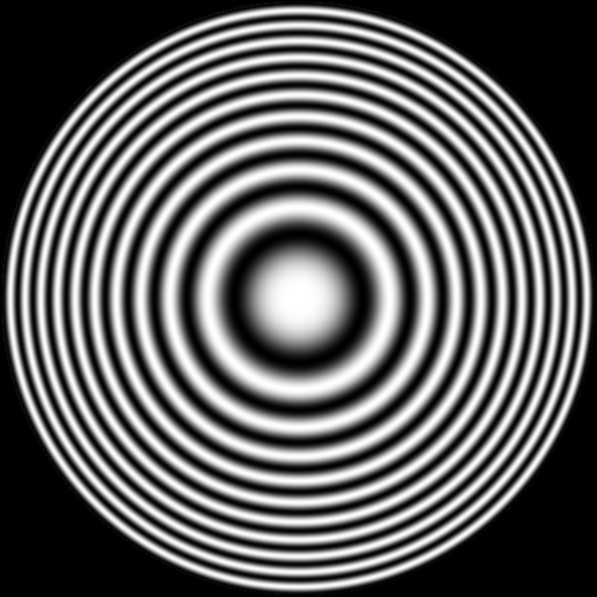
%> input picture Spatial and frequency domain filtering/zoneplate.tif, 597 x 597 px
$ octave spatialDomainFilteringMethods.m   (GNU Octave 9; MATLAB toolbox functions it lacks are replaced by stand-ins)
%> lines starting %> are read from the running program, lines starting %| are printed output that depends on the picture
clear all; clc;

%% Spatial Domain Filtering Methods
% read the image
zoneplate = imread("zoneplate.tif");
%> zoneplate is the input picture: size 597x597 uint8; min 0, max 255, mean 98.1

%% Step1: convert the image to double
image = double(zoneplate);

%% Step2: Create filter in spatial domain
disk_filter = 1/300 * fspecial('disk',9);
laplacian_filter = 1/50 * fspecial('laplacian');

band_low_filter = 1/250 * fspecial('disk', 3);
band_high_filter = 9 * fspecial('laplacian');
%% Step3:Apply the filter to the image
disk = imfilter(image, disk_filter, 'replicate', 'conv');
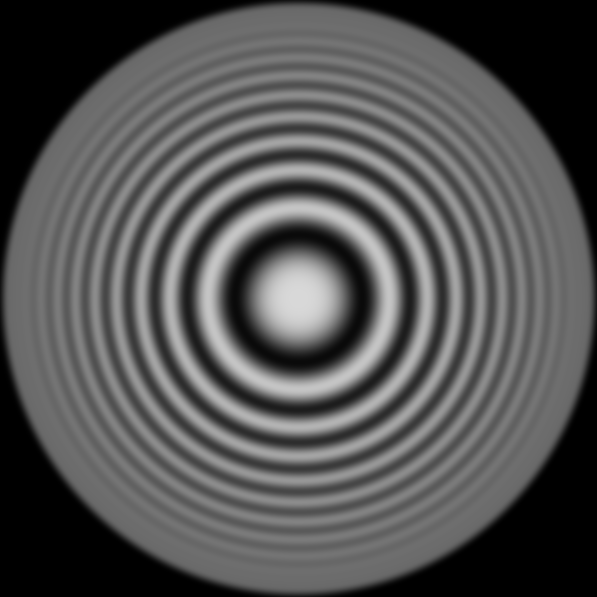
%> disk: size 597x597 double; min 0, max 0.85, mean 0.327
laplacian = imfilter(image, laplacian_filter, 'replicate', 'conv');
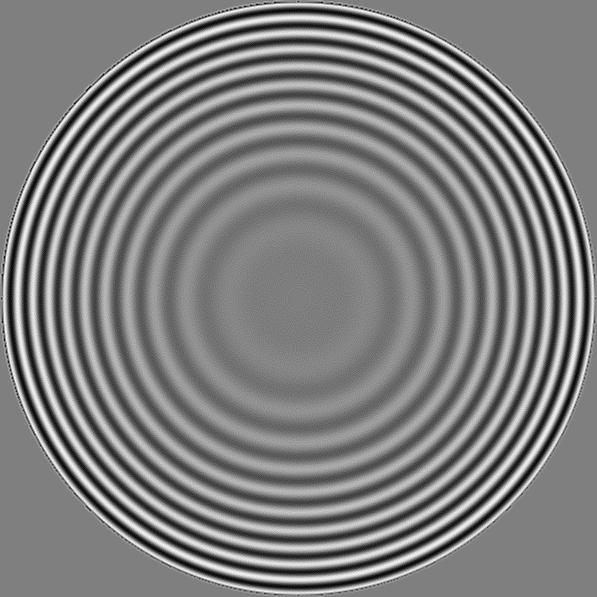
%> laplacian: size 597x597 double; min -0.5, max 0.5, mean 1.35e-15; drawn with min black and max white

%% Step4: Mid-range filters
median = 1/250 * medfilt2(image, [19 19]);
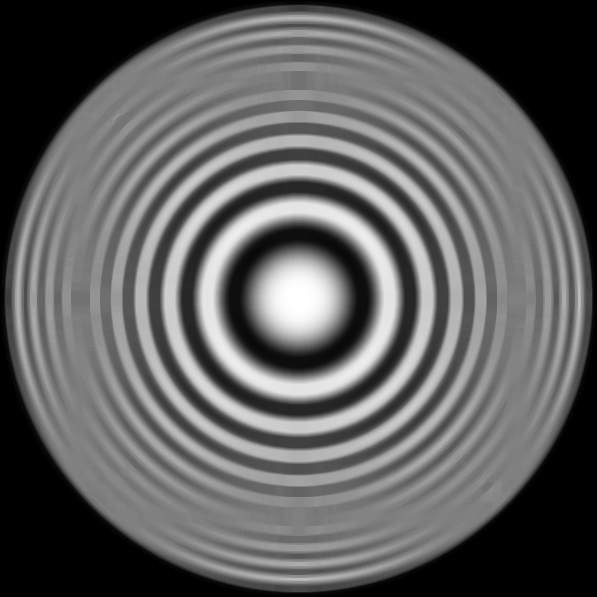
%> median: size 597x597 double; min 0, max 1.02, mean 0.382; drawn with min black and max white

bandpass_result = imfilter(image, band_low_filter, 'replicate', 'conv');
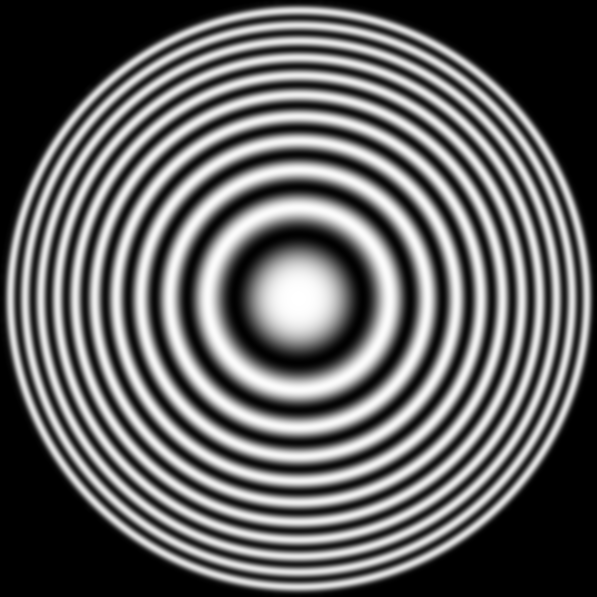
%> bandpass_result: size 597x597 double; min 0, max 1.02, mean 0.393; drawn with min black and max white
bandpass_result = imfilter(bandpass_result, band_high_filter, 'replicate', 'conv');
%% 5. Intensities Scaled Image
scaledHighPass = rescale(laplacian, 0.20, 0.80);
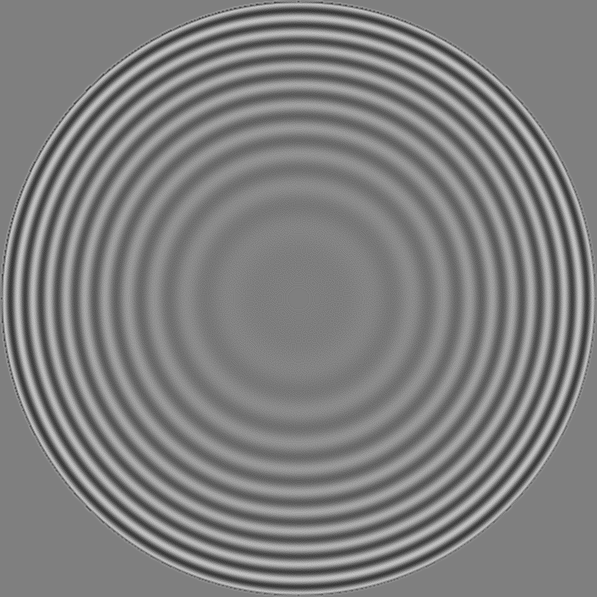
%> scaledHighPass: size 597x597 double; min 0.2, max 0.8, mean 0.5
scaledBandpass = rescale(bandpass_result, 0.20, 0.80);

%% display images
set(figure, 'Units', 'Normalized', 'OuterPosition', [0, 0.04, 1, 0.96]);
subplot(2,3,1)
imshow(disk); title('Lowpass Disk Filter');
subplot(2,3,2)
imshow(laplacian); title('Highpass Laplacian Filter');
%> after `imshow(laplacian)`:
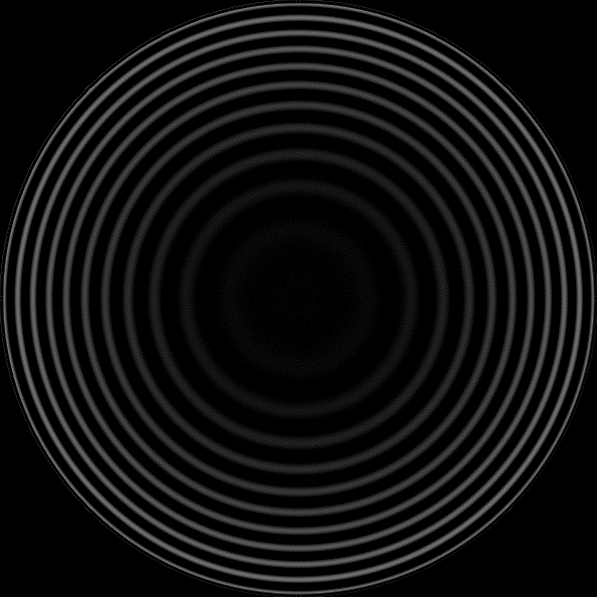
%> displayed picture: size 597x597, on the screen's scale of 0 to 255; min 0, max 128, mean 15.5
subplot(2,3,3)
imshow(scaledHighPass); title('Intensities scaled - Highpass');

subplot(2,3,4)
imshow(median); title('Median Filtered image');
subplot(2,3,5)
imshow(bandpass_result); title('Low and High Pass Filtered image');
%> after `imshow(bandpass_result)`:
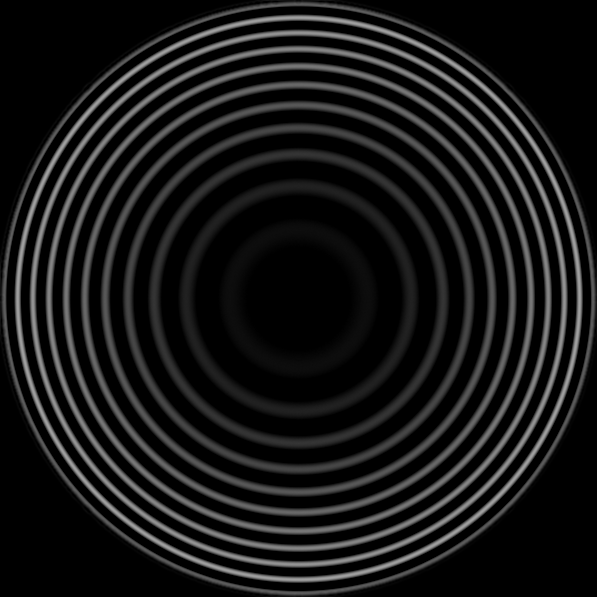
%> displayed picture: size 597x597, on the screen's scale of 0 to 255; min 0, max 161, mean 23.4
subplot(2,3,6)
imshow(scaledBandpass); title('Intensities scaled');
sgtitle("Filtering in Spatial Domain")
